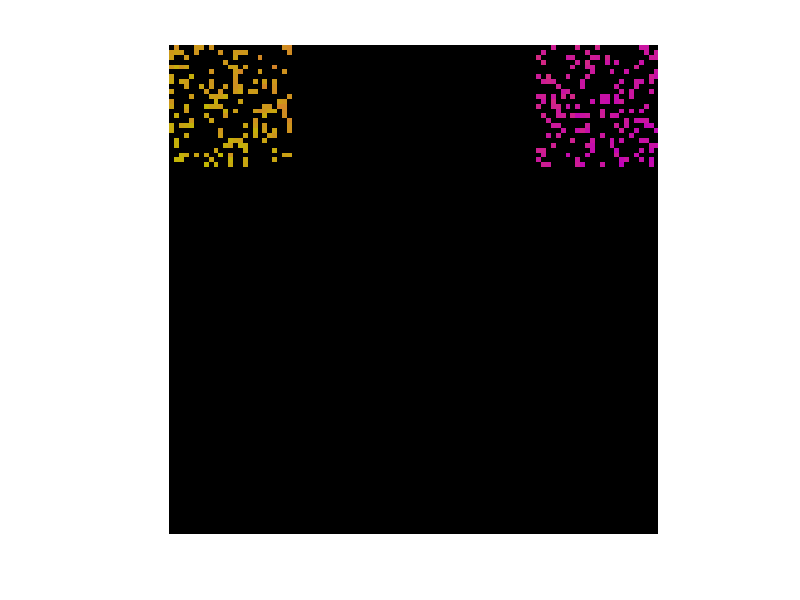

This chart was generated by the following MATLAB code: (Note: this script raises an error after producing the figure.)
close all
clear
clc

%========================Good Presets==============================
% numAgents = 500;
% mapSize = 100;
% sensingRadius = 8;
% neighborToGoalForceRatio = 0.072;
%spawnType = 'RandomSpawn';
%===================================================================
% numAgents = 500;
% mapSize = 100;
% sensingRadius = 10;
% neighborToGoalForceRatio = 0.01;
% spawnType = 'OpposingCoordinatedSpawn';
%==================================================================
%numAgents = 300;
%mapSize = 156;
%sensingRadius = 20;
%neighborToGoalForceRatio = 0.4;
%movePerStepFraction = 8/10;
%spawnType = 'OpposingCoordinatedSpawn';
%==================================================================

numAgents = 300; %number of agents
mapSize = 100; %x and y dimension of map
sensingRadius = 10; %Radius of sensing range for each agent (square sensing range)
neighborToGoalForceRatio = 0.8; %Ratio of the force from the goal point to the force exerted by one agent of the same color
movePerStepFraction = 8/10;

environment = zeros(mapSize, mapSize, 6); %X, Y for RGB and "contains agent" and GoalX,GoalY
imageResize = 10; %Makes the plot bigger

%spawnType = 'RandomSpawn';
%spawnType = 'CoordinatedSpawn';
spawnType = 'OpposingCoordinatedSpawn';

switch spawnType
    case 'RandomSpawn'
        %Place agents randomly on the map
        for i = 1:numAgents
            new = false;
            while not(new)
                randx = randi(mapSize);
                randy = randi(mapSize);
                if environment(randx,randy,4) == 0
                    new = true;
                end
            end
            environment(randx,randy,4) = 1; %The row coordinate is x, the column coordinate is y
        end
        
        %Set the goal positions of each agent to a random point on the map
        environment(:,:,5:6) = randi(mapSize,[mapSize,mapSize,2]) .* environment(:,:,4);
    case 'CoordinatedSpawn'
      %Place agents in the top left corner of the map
        for i = 1:numAgents
            new = false;
            while not(new)
                randx = randi(round(mapSize/4));
                randy = randi(round(mapSize/4));
                if environment(randx,randy,4) == 0
                    new = true;
                end
            end
            environment(randx,randy,4) = 1; %The row coordinate is x, the column coordinate is y
        end
        
        %Set the goal positions of each agent to a random point on the map
        environment(:,:,5:6) = randi(mapSize/2,[mapSize,mapSize,2]) .* environment(:,:,4); 
        environment(:,:,5:6) = environment(:,:,5:6) + mapSize/2;
    case 'OpposingCoordinatedSpawn'
        for i = 1:numAgents
            new = false;
            while not(new)
                randx = randi(round(mapSize/4));
                randy = randi(round(mapSize/4));
                if mod(i,2) == 0
                   randy = randy + mapSize*3/4; 
                   environment(randx,randy,5:6) = randi(round(mapSize/4),[1,1,2]); 
                   environment(randx,randy,5) = environment(randx,randy,5) + mapSize*3/4;
                else
                   environment(randx,randy,5:6) = randi(round(mapSize/4),[1,1,2]); 
                   environment(randx,randy,5:6) = environment(randx,randy,5:6) + mapSize*3/4;
                end
                if environment(randx,randy,4) == 0
                    new = true;
                end
            end
            environment(randx,randy,4) = 1; %The row coordinate is x, the column coordinate is y
        end
end

%Create matrix of indexes
IndexMat = zeros(mapSize, mapSize, 2); 
yIndex = 1:mapSize;
xIndex = (1:mapSize)';
for i = 1:mapSize
   IndexMat(:,i,1) = xIndex;
   IndexMat(i,:,2) = yIndex;
end

%Find unit vector to goal
unitToGoal = (environment(:,:,5:6) - IndexMat)./vecnorm(environment(:,:,5:6) - IndexMat,2,3);

%Find angle of unit vector to goal relative to x-axis
theta = mod(atan2(unitToGoal(:,:,2),unitToGoal(:,:,1)),2*pi);

%Set the color of each agent depending on their theta angle
environment(:,:,1) = ((theta < pi).*(255-theta*255/pi)) + ((theta >= pi).*(theta-pi)*255/pi);
environment(:,:,2) = (and(theta <= 5/3*pi,theta >= 2/3*pi).*(255-(theta-2/3*pi)*255/pi)) + ...
    ((theta > 5/3*pi).*(theta-5/3*pi)*255/pi) + ((theta < 2/3*pi).*((theta+1/3*pi)*255/pi));
environment(:,:,3) = (and(theta <= 4/3*pi,theta >= 1/3*pi).*(theta-1/3*pi)*255/pi) + ...
    ((theta < 1/3*pi).*(255-(theta+2/3*pi)*255/pi)) + ((theta > 4/3*pi).*(255-(theta-4/3*pi)*255/pi));

%Find the sum of the colors of each agent for normalization reasons
colorSum = environment(:,:,1) + environment(:,:,2) + environment(:,:,3);

%display the image showing locations and colors of every agent
imshow(floor(environment(:,:,1:3))./colorSum*1.5.*environment(:,:,4));

%===========================Main Loop==========================%
for t = 1:3000
    tic
    %find number of agents who have reached their goal points
    numAtGoal = sum(sum(vecnorm(environment(:,:,5:6) - IndexMat,2,3) == 0));
    %erase agents who have reached their goal points
    environment(:,:,:) = environment(:,:,:) .* (vecnorm(environment(:,:,5:6) - IndexMat,2,3) ~= 0);
    
    %spawn a new agent for each one that was erased
    for i = 1:numAtGoal
        
        new = false;
        switch spawnType
            case 'RandomSpawn'
                while not(new)
                    randx = randi(mapSize);
                    randy = randi(mapSize);
                    if environment(randx,randy,4) == 0
                        new = true;
                    end
                end
                environment(randx,randy,4) = 1; %The row coordinate is x, the column coordinate is y
                %Set new random goal point
                environment(randx,randy,5:6) = randi(mapSize,size(environment(randx,randy,5:6)));
            case 'CoordinatedSpawn'
                new = false;
                while not(new)
                    randx = randi(mapSize/4);
                    randy = randi(mapSize/4);
                    if environment(randx,randy,4) == 0
                        new = true;
                    end
                end
                environment(randx,randy,4) = 1; %The row coordinate is x, the column coordinate is y
                environment(randx,randy,5:6) = randi(mapSize/2,size(environment(randx,randy,5:6)));
                environment(randx,randy,5:6) = environment(randx,randy,5:6) + mapSize/2;
            case 'OpposingCoordinatedSpawn'
                    new = false;
                    while not(new)
                        randx = randi(mapSize/4);
                        randy = randi(mapSize/4);
                        if mod(i,2) == 0
                            randy = randy + mapSize*3/4;
                            environment(randx,randy,5:6) = randi(mapSize/4,[1,1,2]);
                            environment(randx,randy,5) = environment(randx,randy,5) + mapSize*3/4;
                        else
                            environment(randx,randy,5:6) = randi(mapSize/4,[1,1,2]);
                            environment(randx,randy,5:6) = environment(randx,randy,5:6) + mapSize*3/4;
                        end
                        if environment(randx,randy,4) == 0
                            new = true;
                        end
                    end
                    environment(randx,randy,4) = 1; %The row coordinate is x, the column coordinate is y
        end
    end
   
   %Update unitToGoal
   unitToGoal = (environment(:,:,5:6) - IndexMat)./vecnorm(environment(:,:,5:6) - IndexMat, 2, 3);

   %update theta
   theta = mod(atan2(unitToGoal(:,:,2),unitToGoal(:,:,1)),2*pi);
   
   %move agents
   [environment, theta] = moveAgents_Clump_Mitigating(environment, unitToGoal, sensingRadius, neighborToGoalForceRatio, theta, mapSize, movePerStepFraction);
   
   %Update unitToGoal
   unitToGoal = (environment(:,:,5:6) - IndexMat)./vecnorm(environment(:,:,5:6) - IndexMat, 2, 3);

   %update theta
   theta = mod(atan2(unitToGoal(:,:,2),unitToGoal(:,:,1)),2*pi);
   
   %------------------------------show image----------------------------%
   %Set the color of each agent depending on their theta angle
   environment(:,:,1) = ((theta < pi).*(255-theta*255/pi)) + ((theta >= pi).*(theta-pi)*255/pi);
   environment(:,:,2) = (and(theta <= 5/3*pi,theta >= 2/3*pi).*(255-(theta-2/3*pi)*255/pi)) + ...
       ((theta > 5/3*pi).*(theta-5/3*pi)*255/pi) + ((theta < 2/3*pi).*((theta+1/3*pi)*255/pi));
   environment(:,:,3) = (and(theta <= 4/3*pi,theta >= 1/3*pi).*(theta-1/3*pi)*255/pi) + ...
       ((theta < 1/3*pi).*(255-(theta+2/3*pi)*255/pi)) + ((theta > 4/3*pi).*(255-(theta-4/3*pi)*255/pi));
   
   %Find the sum of the colors of each agent for normalization reasons
   colorSum = environment(:,:,1) + environment(:,:,2) + environment(:,:,3);
   
   %display the image showing locations and colors of every agent
   img = floor(environment(:,:,1:3))./colorSum*1.5.*environment(:,:,4);
   img = imresize(img, imageResize);
   imshow(img);
   %--------------------------------------------------------------------%
   disp(toc)
   
%    F(t) = getframe(gcf);
end

% video = VideoWriter('Crossing_Streams', 'MPEG-4');
% open(video);
% writeVideo(video, F);
% close(video)













